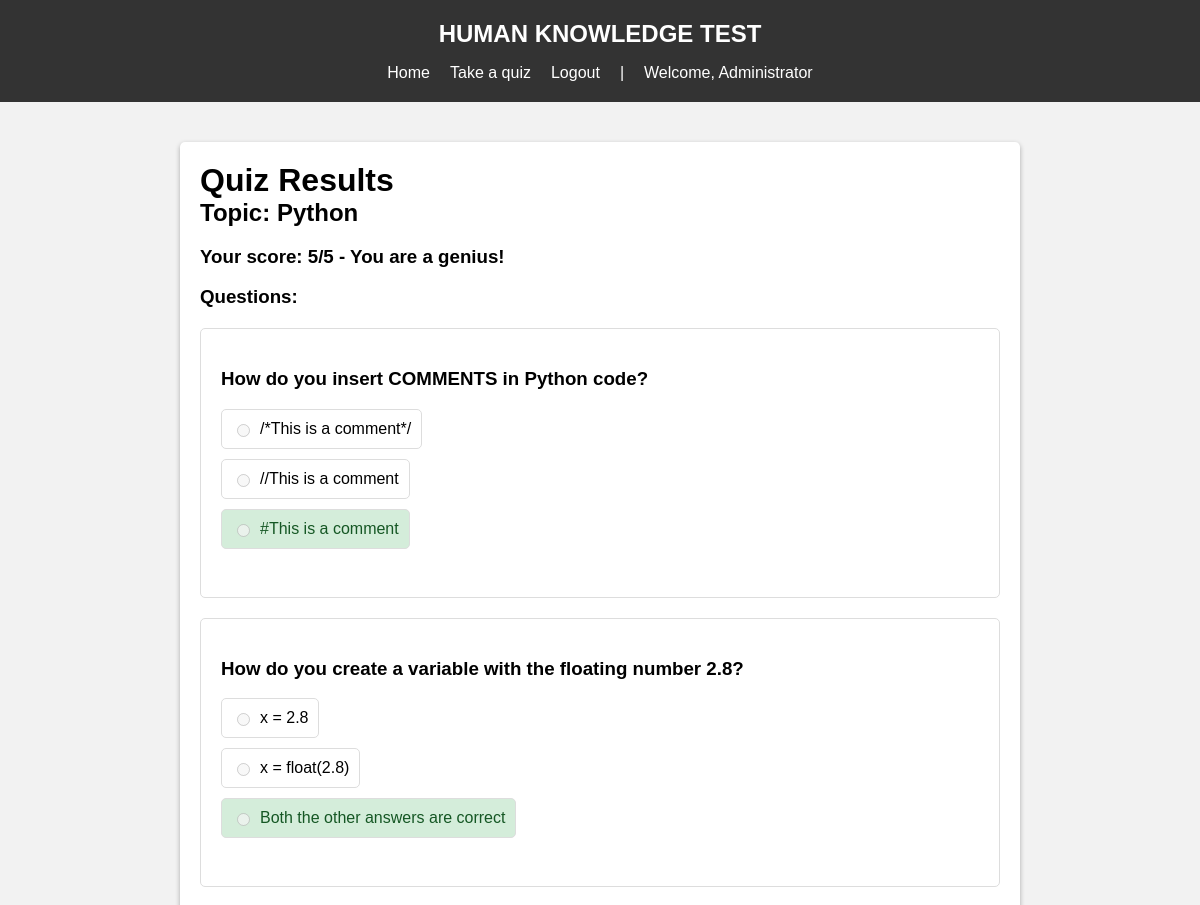
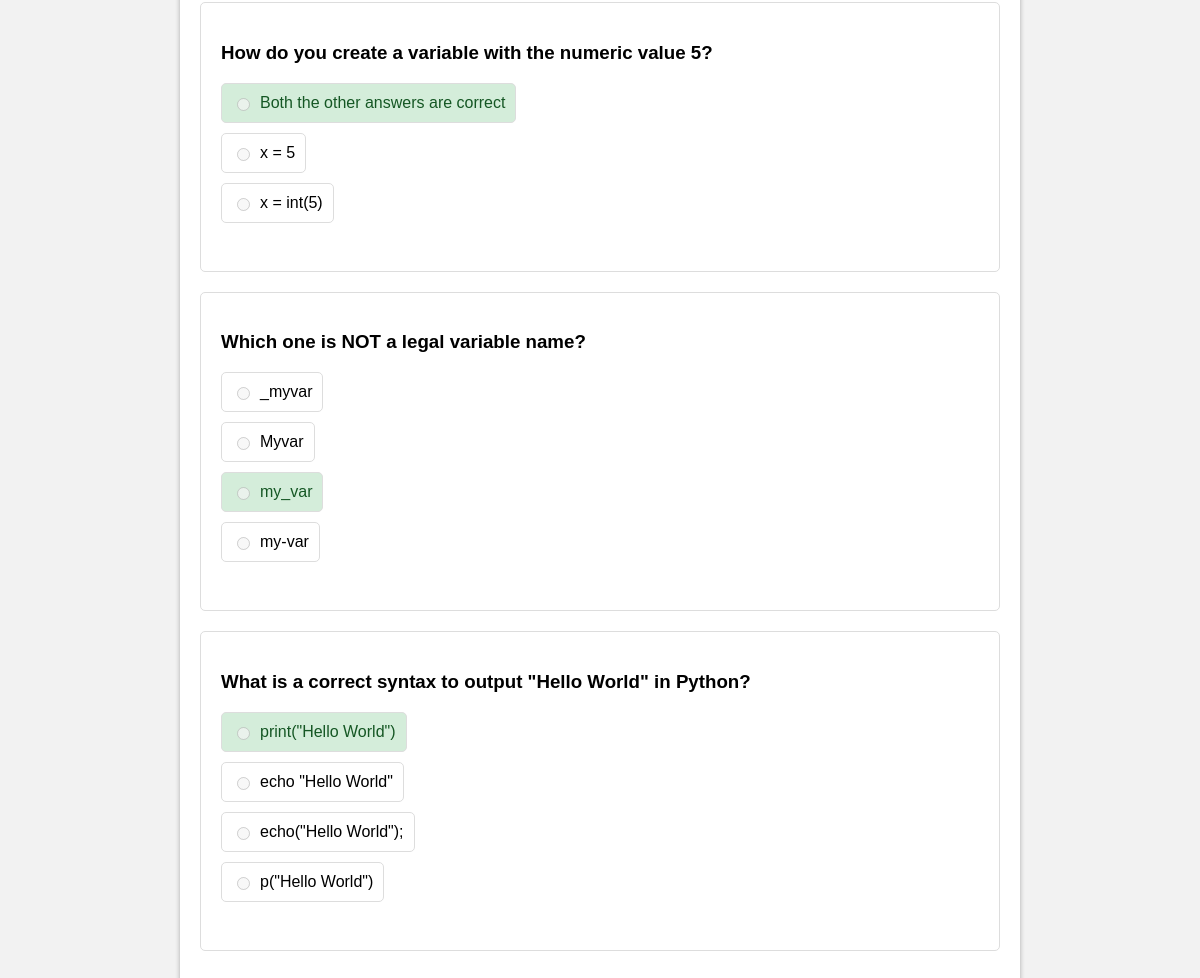
/quiz/quiz_result/6/ (signed in), run on the app's committed database (2 pictures, top to bottom).
### quiz/models.py (models this page shows, shortened)
class Topic(models.Model):
    topic_name = models.CharField(max_length=100)
    def __str__(self):
        return self.topic_name

class Quiz(models.Model):
    user = models.ForeignKey(User, on_delete=models.CASCADE)
    score = models.IntegerField()
    quiz_date = models.DateTimeField("Quiz date", auto_now_add=True)

class QuizQuestion(models.Model):
    quiz = models.ForeignKey(Quiz, on_delete=models.CASCADE)
    question = models.ForeignKey(Question, on_delete=models.CASCADE)
    user_answer = models.ForeignKey(Choice, on_delete=models.CASCADE, null=True, blank=True)

class Question(models.Model):
    topic = models.ForeignKey(Topic, on_delete=models.CASCADE)
    question_text = models.CharField(max_length=100)
    pub_date = models.DateTimeField("date published")

class Choice(models.Model):
    question = models.ForeignKey(Question, on_delete=models.CASCADE)
    option_text = models.CharField(max_length=100)
    correct_option = models.BooleanField(default=False)

### quiz/views.py (the view)
# urls.py: path('quiz_result/<int:quiz_id>/', views.quiz_results, name='quiz_result'),
@login_required
def quiz_results(request, quiz_id):
    try:
        quiz = Quiz.objects.get(pk=quiz_id)
        if quiz.user.id == request.user.id:
            quiz_questions = QuizQuestion.objects.filter(quiz=quiz)
            topic_id = quiz_questions[0].question.topic.id
            topic_name = Topic.objects.get(id=topic_id)
            context = {
                'topic_name': topic_name,
                'quiz': quiz,
                'quiz_questions': quiz_questions,
            }
            return render(request, 'quiz/results.html', context)
        else:
            return redirect('/error')
    except Quiz.DoesNotExist:
        return redirect('/error')

### templates/quiz/results.html
{% extends 'base.html' %}
{% load static %}
{% block head %}
  <link rel="stylesheet" type="text/css" href="{% static 'css/quiz-results.css' %}">
{% endblock %}
{% block content %}
  <h1>Quiz Results</h1>
  <div class="result-container">
    <h2>Topic: {{ topic_name }}</h2>
    <h3>Your score: {{ quiz.score }}/5 - {% if quiz.score == 0 or quiz.score == 1 or quiz.score == 2 %}<a href="{% url 'quiz:select_topic' %}">Please try again!</a>{% elif quiz.score == 3 %}Good job!{% elif quiz.score == 4 %}Excellent work!{% else %}You are a genius!{% endif %}</h3>
    <h3>Questions:</h3>
    <ul class="result-list">
      {% for qq in quiz_questions %}
      <li>
        <h3>{{ qq.question.question_text }}</h3>
        {% for choice in qq.question.choice_set.all %}
        <div class="result-choice">
          {% if choice.correct_option %}
          <label class="result-correct">
            {% elif choice.id == qq.user_answer.id %}
            <label class="result-incorrect">
              {% else %}
              <label>
                {% endif %}
                <input type="radio" readonly disabled="disabled" id="choice{{ choice.pk }}" name="answer{{ qq.question.pk }}" value="{{ choice.pk }}">
                {{ choice.option_text }}</label>
            </div>
            {% endfor %}
            <br>
          </li>
          {% endfor %}
        </ul>
      </div>
    {% endblock %}

### templates/base.html (shortened to what this page needs)
<!DOCTYPE html>
<html lang="en">
<head>
    {% block head %}
        {% load static %}
    {% endblock %}
</head>
<body>
    <header>
        <h2>HUMAN KNOWLEDGE TEST</h2>
        <nav>
            <ul>
                {% if user.is_authenticated %}
                    <li><a href="{% url 'quiz:index' %}">Home</a></li>
                    <li><a href="{% url 'quiz:select_topic' %}">Take a quiz</a></li>
                    <li><a href="{% url 'account:logout' %}">Logout</a></li>
                    <li>|</li>
                    <li>Welcome, <a href="{% url 'account:profile' %}">{{ user.first_name }}</a></li>
                {% else %}
                    <li><a href="{% url 'account:login' %}">Login</a></li>
                    <li><a href="{% url 'account:signup' %}">Signup</a></li>
                {% endif %}
            </ul>
        </nav>
    </header>
    <main>
        <div class="main-container">
            {% block content %}
            {% endblock %}
        </div>
    </main>
</body>
</html>

### quiz/static/css/quiz-results.css (style rules this page uses)
.result-list { list-style: none; padding: 0; margin: 0; }
.result-list li { margin: 20px 0; padding: 20px; border: 1px solid #ddd; border-radius: 5px; }
.result-choice { margin: 10px 0; }
.result-choice label { display: inline-flex; align-items: center; padding: 10px; border-radius: 5px; border: 1px solid #ddd; cursor: default; }
.result-choice label input[type="radio"] { margin-right: 10px; cursor: default; }
.result-correct { background-color: #d4edda; border-color: #c3e6cb; color: #155724; }

### templates/base.html (style rules this page uses)
body { font-family: Arial, sans-serif; background-color: #f2f2f2; margin: 0; padding: 0; }
header { background-color: #333; color: white; padding: 20px; text-align: center; }
nav ul { list-style: none; margin: 1rem 0 0 0; padding: 0; display: flex; justify-content: center; }
nav ul li { margin: 0 10px; }
nav ul li a { color: white; text-decoration: none; }
main { padding: 20px; }
h1, h2 { margin: 0; }
.main-container { margin: 20px auto; max-width: 800px; background-color: #fff; padding: 20px; border-radius: 5px; box-shadow: 0px 2px 5px rgba(0, 0, 0, 0.3); }

### data on the page
Topic: topic_name "Python"
Quiz: score "5"
QuizQuestion: question.question_text "How do you insert COMMENTS in Python code?"
Choice: option_text "/*This is a comment*/"
Choice: option_text "//This is a comment"
Choice: option_text "#This is a comment"
QuizQuestion: question.question_text "How do you create a variable with the floating number 2.8?"
Choice: option_text "x = 2.8"
Choice: option_text "x = float(2.8)"
Choice: option_text "Both the other answers are correct"
QuizQuestion: question.question_text "How do you create a variable with the numeric value 5?"
Choice: option_text "Both the other answers are correct"
Choice: option_text "x = 5"
Choice: option_text "x = int(5)"
QuizQuestion: question.question_text "Which one is NOT a legal variable name?"
Choice: option_text "_myvar"
Choice: option_text "Myvar"
Choice: option_text "my_var"
Choice: option_text "my-var"
QuizQuestion: question.question_text "What is a correct syntax to output \"Hello World\" in Python?"
Choice: option_text "print(\"Hello World\")"
Choice: option_text "echo \"Hello World\""
Choice: option_text "echo(\"Hello World\");"
Choice: option_text "p(\"Hello World\")"

### other printed values
{{ user.first_name }} "Administrator"
